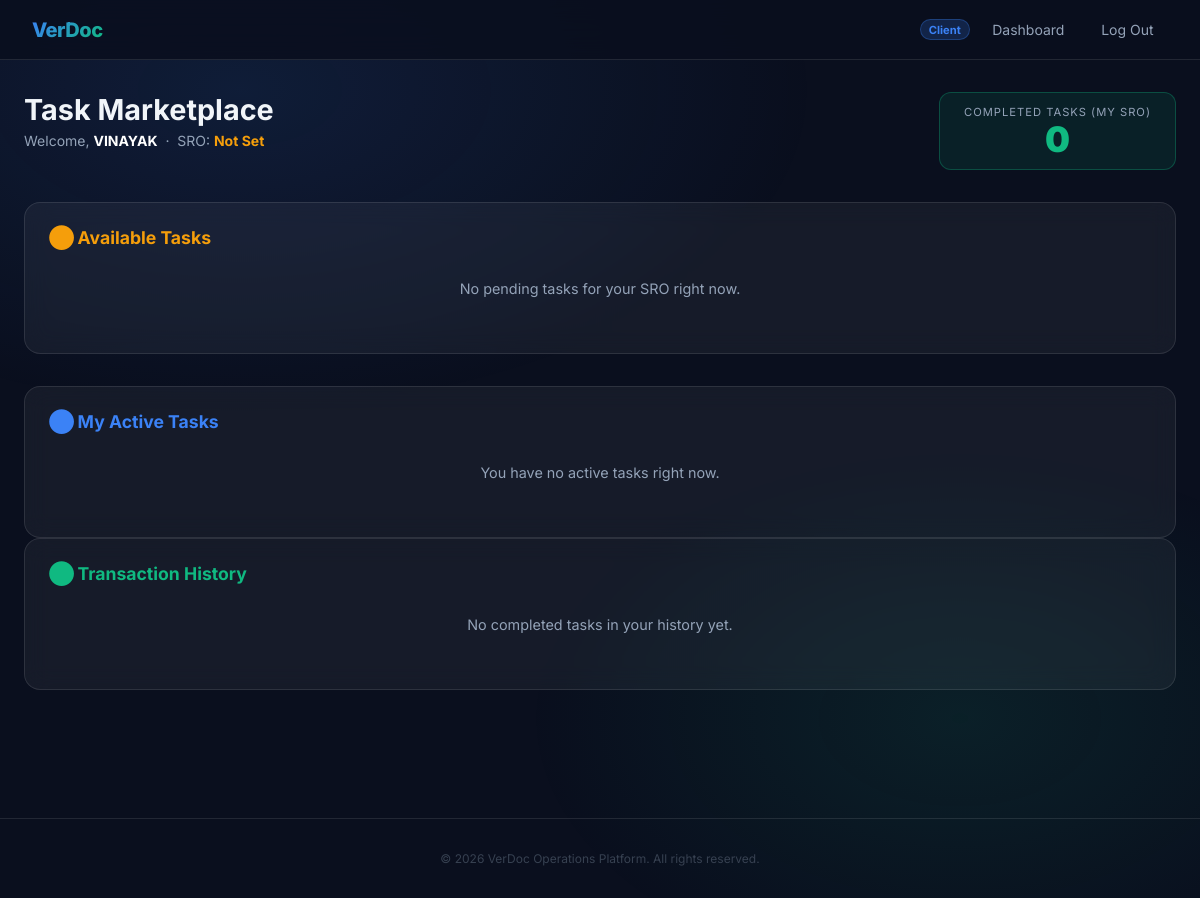
/agent/ (signed in), run on the app's committed database.
### core/models.py (models this page shows, shortened)
class CustomUser(AbstractUser):
    role = models.CharField(max_length=10, choices=ROLE_CHOICES, default='CLIENT')
    phone_number = models.CharField(
        max_length=10, unique=True, null=True, blank=True,
        help_text='10-digit mobile number (mandatory for Agents)',
    )
    email = models.EmailField(unique=True)
    aadhar_number = models.CharField(
        max_length=12, blank=True, default='', unique=False,
        verbose_name='Aadhaar Number',
        help_text='12-digit Aadhaar number (format: XXXX XXXX XXXX)',
    )
    pan_number = models.CharField(
        max_length=10, blank=True, default='', unique=False,
        verbose_name='PAN Number',
        help_text='10-character PAN (e.g. ABCDE1234F)',
    )
    state        = models.CharField(max_length=100, blank=True, null=True)
    district     = models.CharField(max_length=100, blank=True, null=True)
    sub_district = models.CharField(max_length=100, blank=True, null=True)
    sro_no       = models.CharField(max_length=50, blank=True, null=True, verbose_name='SRO Number')
    last_active = models.DateTimeField(null=True, blank=True, verbose_name='Last Active')

### core/views.py (the view)
# urls.py: path('agent/',                            views.AgentDashboardView.as_view(),  name='agent_dashboard'),
class AgentDashboardView(LoginRequiredMixin, ListView):
    model               = LoanOperation
    template_name       = 'core/agent_dashboard.html'
    context_object_name = 'available_tasks'
    def get_context_data(self, **kwargs):
        context = super().get_context_data(**kwargs)
        user    = self.request.user
        context['available_tasks'] = (
            LoanOperation.objects
            .filter(
                status='PENDING',
                state=user.state,
                district=user.district,
                sub_district=user.sub_district,
                sro_no=user.sro_no,
            )
            .order_by('created_at')
            .exclude(client=user)
        )
        context['my_tasks'] = (
            LoanOperation.objects
            .filter(agent=user)
            .exclude(status='COMPLETED')
            .order_by('created_at')
        )
        context['approved_count'] = (
            LoanOperation.objects
            .filter(
                agent=user,
                status='COMPLETED',
                sro_no=user.sro_no,
            ).count()
        )
        context['completed_tasks'] = (
            LoanOperation.objects
            .filter(agent=user, status='COMPLETED')
            .order_by('-updated_at')
        )
        return context
    def get_queryset(self):
        return LoanOperation.objects.none()

### templates/core/agent_dashboard.html (shortened to what this page needs)
{% extends 'base.html' %}
{% load custom_filters %}
{% block content %}
<div
  style="display:flex;justify-content:space-between;align-items:flex-start;flex-wrap:wrap;gap:1rem;margin-bottom:2rem;">
  <div>
    <h1 style="margin:0;font-size:1.8rem;">Task Marketplace</h1>
    <p style="color:var(--muted);font-size:0.875rem;margin-top:0.3rem;">
      Welcome, <strong style="color:white;">{{ request.user.get_full_name|default:request.user.username }}</strong>
      &nbsp;·&nbsp;
      SRO: <strong style="color:var(--warning);">{{ request.user.sro_no|default:"Not Set" }}</strong>
    </p>
  </div>
  <div
    style="background:rgba(16,185,129,0.1);border:1px solid rgba(16,185,129,0.3);border-radius:12px;padding:0.75rem 1.5rem;text-align:center;">
    <div style="font-size:0.7rem;color:var(--muted);text-transform:uppercase;letter-spacing:1px;margin-bottom:0.2rem;">
      Completed Tasks (My SRO)</div>
    <div style="font-size:2.2rem;font-weight:900;color:#10b981;line-height:1;">{{ approved_count }}</div>
  </div>
</div>
<div class="glass" style="padding:1.5rem;margin-bottom:2rem;">
  <h2 style="margin-top:0;font-size:1.1rem;color:var(--warning);">⬤ Available Tasks</h2>
  {% if available_tasks %}
  {% for task in available_tasks %}
  <div
    style="background:rgba(255,255,255,0.03);border:1px solid var(--glass-border);border-radius:10px;padding:1.25rem;margin-bottom:1rem;">
    <div style="display:flex;justify-content:space-between;align-items:flex-start;flex-wrap:wrap;gap:0.75rem;">
      <div>
        <div style="font-weight:700;font-size:1rem;margin-bottom:0.25rem;">
          {{ task.get_operation_type_display }}
          {% if task.amount %}<span style="font-weight:400;color:var(--muted);font-size:0.85rem;">— ₹{{ task.amount|inr }}</span>{% endif %}
        </div>
        <div style="font-size:0.8rem;color:var(--muted);">
          SRO: {{ task.sro_no|default:"N/A" }}&nbsp;·&nbsp;{{ task.district|default:"" }}{% if task.district %}, {% endif %}{{ task.state|default:"" }}
          &nbsp;·&nbsp; {{ task.created_at|date:"M d, Y" }}
        </div>
        {% if task.bhu_aadhar %}
        <div style="margin-top:0.5rem;">
          <div class="bhu-plate">
              <span class="bhu-strip">BHU</span>
              {{ task.bhu_aadhar|slice:":5" }}
              <span style="opacity:0.4;"> </span>
              {{ task.bhu_aadhar|slice:"5:10" }}
              <span style="opacity:0.4;"> </span>
              {{ task.bhu_aadhar|slice:"10:" }}
          </div>
        </div>
        {% else %}
        <div style="margin-top:0.5rem;">
          <div class="bhu-plate" style="background: rgba(255,255,255,0.05); border-color: rgba(255,255,255,0.1); color: #94a3b8; box-shadow: none;">
              <span class="bhu-strip" style="background: #475569;">REF</span>
              TXN-{{ task.id|stringformat:"06d" }}
          </div>
        </div>
        {% endif %}
      </div>
      <form method="post" action="{% url 'accept_task' task.pk %}">
        {% csrf_token %}
        <button type="submit" class="btn-primary" style="font-size:0.85rem;">Accept Task</button>
      </form>
    </div>
  </div>
  {% endfor %}
  {% else %}
  <div style="color:var(--muted);padding:2rem 0;text-align:center;font-size:0.9rem;">
    No pending tasks for your SRO right now.
  </div>
  {% endif %}
</div>
<div class="glass" style="padding:1.5rem;">
  <h2 style="margin-top:0;font-size:1.1rem;color:var(--primary);">⬤ My Active Tasks</h2>
  {% if my_tasks %}
  {% for task in my_tasks %}
  <div
    style="background:rgba(255,255,255,0.03);border:1px solid var(--glass-border);border-radius:10px;padding:1.25rem;margin-bottom:1rem;">
    <div style="display:flex;justify-content:space-between;align-items:flex-start;flex-wrap:wrap;gap:0.75rem;">
      <div>
        <div style="font-weight:700;font-size:1rem;margin-bottom:0.25rem;">
          {{ task.get_operation_type_display }}
          {% if task.amount %}<span style="font-weight:400;color:var(--muted);font-size:0.85rem;">— ₹{{ task.amount|inr }}</span>{% endif %}
        </div>
        <div style="font-size:0.8rem;color:var(--muted);">
          Client: {{ task.client.get_full_name|default:task.client.email }}
          &nbsp;·&nbsp; SRO: {{ task.sro_no|default:"N/A" }}
          &nbsp;·&nbsp; {{ task.created_at|date:"M d, Y" }}
        </div>
        {% if task.bhu_aadhar %}
        <div style="margin-top:0.5rem;">
          <div class="bhu-plate">
              <span class="bhu-strip">BHU</span>
              {{ task.bhu_aadhar|slice:":5" }}
              <span style="opacity:0.4;"> </span>
              {{ task.bhu_aadhar|slice:"5:10" }}
              <span style="opacity:0.4;"> </span>
              {{ task.bhu_aadhar|slice:"10:" }}
          </div>
        </div>
        {% else %}
        <div style="margin-top:0.5rem;">
          <div class="bhu-plate" style="background: rgba(255,255,255,0.05); border-color: rgba(255,255,255,0.1); color: #94a3b8; box-shadow: none;">
              <span class="bhu-strip" style="background: #475569;">REF</span>
              TXN-{{ task.id|stringformat:"06d" }}
          </div>
        </div>
        {% endif %}
      </div>
      <div style="display:flex;gap:0.5rem;flex-wrap:wrap;align-items:center;">
        <a href="{% url 'verify_documents' task.pk %}"
          style="font-size:0.8rem;background:linear-gradient(135deg,var(--warning),#d97706);color:#1a1a1a;font-weight:700;padding:0.45rem 0.9rem;border-radius:8px;text-decoration:none;">
          📄 Review Docs
        </a>
        <a href="{% url 'complete_task' task.pk %}"
          style="font-size:0.8rem;background:linear-gradient(135deg,var(--success),#059669);color:white;font-weight:700;padding:0.45rem 0.9rem;border-radius:8px;text-decoration:none;">
          ✓ Complete
        </a>
        <form method="post" action="{% url 'undo_accept_task' task.pk %}"
          onsubmit="return confirm('Return this task to the marketplace?');">
          {% csrf_token %}
          <button type="submit"
            style="font-size:0.8rem;background:rgba(239,68,68,0.15);color:#ef4444;border:1px solid rgba(239,68,68,0.3);font-weight:600;padding:0.45rem 0.9rem;border-radius:8px;cursor:pointer;">
            ↩ Undo Accept
          </button>
        </form>
      </div>
    </div>
  </div>
  {% endfor %}
  {% else %}
  <div style="color:var(--muted);padding:2rem 0;text-align:center;font-size:0.9rem;">
    You have no active tasks right now.
  </div>
  {% endif %}
</div>
<div class="glass" style="padding:1.5rem;margin-bottom:2rem;">
  <h2 style="margin-top:0;font-size:1.1rem;color:var(--success);">⬤ Transaction History</h2>
  {% if completed_tasks %}
  {% for task in completed_tasks %}
  <div
    style="background:rgba(255,255,255,0.03);border:1px solid var(--glass-border);border-radius:10px;padding:1.25rem;margin-bottom:1rem;">
    <div style="display:flex;justify-content:space-between;align-items:flex-start;flex-wrap:wrap;gap:0.75rem;">
      <div>
        <div style="font-weight:700;font-size:1rem;margin-bottom:0.25rem;">
          {{ task.get_operation_type_display }}
          {% if task.amount %}<span style="font-weight:400;color:var(--muted);font-size:0.85rem;">— ₹{{ task.amount|inr }}</span>{% endif %}
        </div>
        <div style="font-size:0.8rem;color:var(--muted);">
          Client: {{ task.client.get_full_name|default:task.client.email }}
          &nbsp;·&nbsp; SRO: {{ task.sro_no|default:"N/A" }}
          &nbsp;·&nbsp; Completed: {{ task.updated_at|date:"M d, Y" }}
        </div>
        {% if task.bhu_aadhar %}
        <div style="margin-top:0.5rem;">
          <div class="bhu-plate">
              <span class="bhu-strip">BHU</span>
              {{ task.bhu_aadhar|slice:":5" }}
              <span style="opacity:0.4;"> </span>
              {{ task.bhu_aadhar|slice:"5:10" }}
              <span style="opacity:0.4;"> </span>
              {{ task.bhu_aadhar|slice:"10:" }}
          </div>
        </div>
        {% else %}
        <div style="margin-top:0.5rem;">
          <div class="bhu-plate" style="background: rgba(255,255,255,0.05); border-color: rgba(255,255,255,0.1); color: #94a3b8; box-shadow: none;">
              <span class="bhu-strip" style="background: #475569;">REF</span>
              TXN-{{ task.id|stringformat:"06d" }}
          </div>
        </div>
        {% endif %}
      </div>
      <div style="display:flex;gap:0.5rem;flex-wrap:wrap;align-items:center;">
        <span style="background:rgba(16,185,129,0.2);color:var(--success);padding:0.3rem 0.6rem;border-radius:4px;font-size:0.78rem;margin-right:0.5rem;">Completed</span>
        <a href="{% url 'operation_history' task.id %}"
          style="font-size:0.8rem;background:rgba(255,255,255,0.05);border:1px solid rgba(255,255,255,0.1);color:var(--warning);font-weight:700;padding:0.45rem 0.9rem;border-radius:8px;text-decoration:none;">
          &#x1F4DC; Ledger
        </a>
      </div>
    </div>
  </div>
  {% endfor %}
  {% else %}
  <div style="color:var(--muted);padding:2rem 0;text-align:center;font-size:0.9rem;">
    No completed tasks in your history yet.
  </div>
  {% endif %}
</div>
{% endblock %}

### templates/base.html (shortened to what this page needs)
<!DOCTYPE html>
<html lang="en">
<head>
</head>
<body>
<nav>
    <a href="{% url 'dashboard' %}" class="nav-brand">VerDoc</a>
    <div class="nav-links">
        {% if user.is_authenticated %}
            <span class="nav-badge">{{ user.get_role_display|default:user.role }}</span>
            <a href="{% url 'dashboard' %}">Dashboard</a>
            <form method="post" action="{% url 'logout' %}" style="display:inline;">
                <button type="submit" style="background:none;border:none;color:var(--muted);font-size:0.875rem;padding:0.4rem 0.9rem;border-radius:6px;cursor:pointer;font-family:inherit;transition:all 0.2s;" onmouseover="this.style.color='var(--text)';this.style.background='var(--glass-bg)'" onmouseout="this.style.color='var(--muted)';this.style.background='none'">Log Out</button>
            </form>
        {% else %}
            <a href="{% url 'login' %}">Log In</a>
            <a href="{% url 'signup' %}">Sign Up</a>
        {% endif %}
    </div>
</nav>
<main>
    {% block content %}{% endblock %}
</main>
<footer>
    &copy; 2026 VerDoc Operations Platform. All rights reserved.
</footer>
</body>
</html>

### templates/base.html (style rules this page uses)
:root { --primary: #3b82f6; --success: #10b981; --warning: #f59e0b; --danger: #ef4444; --bg: #0a0f1e; --surface: #111827; --glass-bg: rgba(255,255,255,0.05); --glass-border:rgba(255,255,255,0.10); --text: #f1f5f9; --muted: #94a3b8; }
*, *::before, *::after { box-sizing: border-box; margin: 0; padding: 0; }
body { font-family: 'Inter', sans-serif; background: var(--bg); color: var(--text); min-height: 100vh; }
body::before { content: ''; position: fixed; inset: 0; background: radial-gradient(ellipse 80% 60% at 20% 10%, rgba(59,130,246,0.12) 0%, transparent 60%), radial-gradient(ellipse 60% 50% at 80% 80%, rgba(16,185,129,0.10) 0%, transparent 60%); pointer-events: none; z-index: 0; }
nav { position: sticky; top: 0; z-index: 100; background: rgba(10,15,30,0.85); backdrop-filter: blur(16px); border-bottom: 1px solid var(--glass-border); padding: 0 2rem; display: flex; align-items: center; justify-content: space-between; height: 60px; }
.nav-brand { font-size: 1.25rem; font-weight: 800; letter-spacing: -0.5px; background: linear-gradient(135deg, var(--primary), var(--success)); -webkit-background-clip: text; -webkit-text-fill-color: transparent; text-decoration: none; }
.nav-links { display: flex; gap: 0.5rem; align-items: center; }
.nav-links a { color: var(--muted); text-decoration: none; font-size: 0.875rem; padding: 0.4rem 0.9rem; border-radius: 6px; transition: all 0.2s; }
.nav-badge { font-size: 0.7rem; font-weight: 700; padding: 0.15rem 0.5rem; border-radius: 99px; background: rgba(59,130,246,0.2); color: var(--primary); border: 1px solid rgba(59,130,246,0.3); }
main { position: relative; z-index: 1; max-width: 1200px; margin: 0 auto; padding: 2rem 1.5rem; }
.glass { background: var(--glass-bg); border: 1px solid var(--glass-border); border-radius: 16px; backdrop-filter: blur(12px); }
footer { text-align: center; font-size: 0.75rem; color: #374151; padding: 2rem; border-top: 1px solid var(--glass-border); margin-top: 4rem; position: relative; z-index: 1; }

### data on the page
CustomUser: role "Client", user.get_full_name "VINAYAK", user.sro_no "Not Set"

### other printed values
{{ approved_count }} "0"
